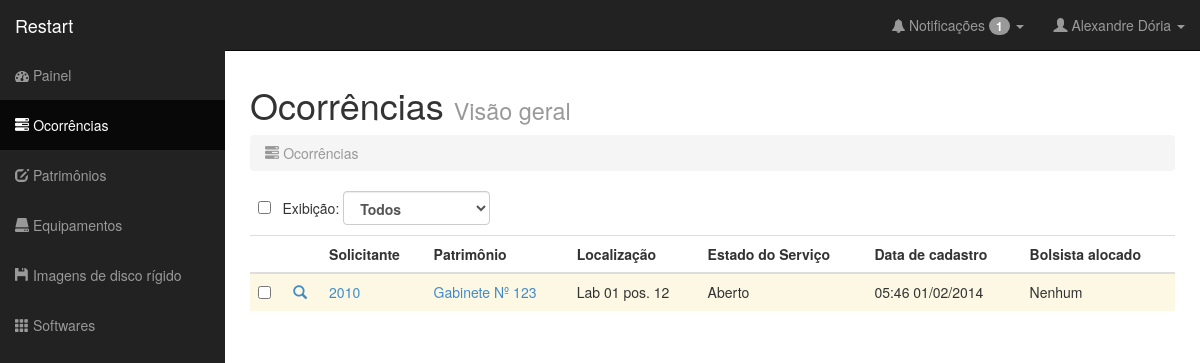
The app's page /ocorrencias.php (signed in) with its own data.
### tables this page shows
CREATE TABLE IF NOT EXISTS `Ocorrencia` (
  `id` INT NOT NULL AUTO_INCREMENT,
  `descricao` VARCHAR(350) NOT NULL,
  `estado_servico` SMALLINT NOT NULL,
  `data_cadastro` TIMESTAMP NOT NULL,
  `data_previa` TIMESTAMP NULL,
  `data_entrega` TIMESTAMP NULL,
  `data_atualizacao` TIMESTAMP NULL,
  `data_atendimento` TIMESTAMP NULL,
  `bolsista_alocado` VARCHAR(16) NULL,
  `Patrimonio_num_patrimonio` VARCHAR(45) NOT NULL,
  `Usuario_matricula` VARCHAR(16) NOT NULL,
  PRIMARY KEY (`id`),
  INDEX `fk_Chamado_Patrimonio1_idx` (`Patrimonio_num_patrimonio` ASC),
  INDEX `fk_Ocorrencia_Usuario1_idx` (`Usuario_matricula` ASC),
  CONSTRAINT `fk_Chamado_Patrimonio1`
    FOREIGN KEY (`Patrimonio_num_patrimonio`)
    REFERENCES `Patrimonio` (`num_patrimonio`)
    ON DELETE NO ACTION
    ON UPDATE NO ACTION,
  CONSTRAINT `fk_Ocorrencia_Usuario1`
    FOREIGN KEY (`Usuario_matricula`)
    REFERENCES `Usuario` (`matricula`)
    ON DELETE NO ACTION
    ON UPDATE NO ACTION);

CREATE TABLE IF NOT EXISTS `Patrimonio` (
  `num_patrimonio` VARCHAR(45) NOT NULL,
  `num_posicionamento` SMALLINT NOT NULL,
  `situacao` SMALLINT NOT NULL,
  `data_cadastro` TIMESTAMP NOT NULL,
  `data_atualizacao` TIMESTAMP NULL,
  `Laboratorio_id` INT NOT NULL,
  `Categoria_id` INT NOT NULL,
  `Equipamento_id` INT NOT NULL,
  PRIMARY KEY (`num_patrimonio`),
  INDEX `fk_Patrimonio_Laboratorio1_idx` (`Laboratorio_id` ASC),
  INDEX `fk_Patrimonio_Categoria1_idx` (`Categoria_id` ASC),
  INDEX `fk_Patrimonio_Equipamento1_idx` (`Equipamento_id` ASC),
  CONSTRAINT `fk_Patrimonio_Laboratorio1`
    FOREIGN KEY (`Laboratorio_id`)
    REFERENCES `Laboratorio` (`id`)
    ON DELETE NO ACTION
    ON UPDATE NO ACTION,
  CONSTRAINT `fk_Patrimonio_Categoria1`
    FOREIGN KEY (`Categoria_id`)
    REFERENCES `Categoria` (`id`)
    ON DELETE NO ACTION
    ON UPDATE NO ACTION,
  CONSTRAINT `fk_Patrimonio_Equipamento1`
    FOREIGN KEY (`Equipamento_id`)
    REFERENCES `Equipamento` (`id`)
    ON DELETE NO ACTION
    ON UPDATE NO ACTION);

### classes/db.class.php (called while the page is built)
<?php
	class DB{
		var $serverDB	= 'localhost';
		var $tabelaDB	= 'restart';
		var $userDB		= 'root';
		var $senhaDB	= '';
		function conectaDB(){
			$db = new mysqli($this->serverDB, $this->userDB, $this->senhaDB, $this->tabelaDB);
			if ($db->connect_errno) {
				return false;
				die($db->connect_error);
			}
			else {
				$db->set_charset("utf8");
				return $db;
			}
		}
	}
?>

### classes/usuario.class.php (called while the page is built, shortened)
<?php
require_once 'db.class.php';
class Usuario extends DB {
	private $db;
	public function __construct(){
		$this->db = parent::conectaDB();
	}
	public function carregarSessao($matricula) {
		if ($matricula = $this->db->query("SELECT * FROM usuario WHERE matricula = '$matricula'")) {
					$dados = array();
					while ($info = $matricula->fetch_assoc()) {
						$dados['nome']	= $info['nome'];
						$dados['sobrenome']	= $info['sobrenome'];
						$dados['senha']	= $info['senha'];
						$dados['matricula']	= $info['matricula'];
						$dados['tipo_usuario']	= $info['tipo_usuario'];
						$dados['data_cadastro']	= $info['data_cadastro'];
						$dados['data_atualizacao']	= $info['data_atualizacao'];
					}
					$_SESSION['matricula']		= $dados['matricula'];
					$_SESSION['nome']	= $dados['nome'];
					$_SESSION['sobrenome']	= $dados['sobrenome'];
					$_SESSION['tipo_usuario']	= $dados['tipo_usuario'];
				}
	}
}

### classes/ocorrencia.class.php (called while the page is built, shortened)
<?php
require_once 'db.class.php';
class Ocorrencia extends DB {
	private $db;
	public function __construct(){
		$this->db = parent::conectaDB();
	}
	public function listarOcorrencias($filtro, $matricula, $tipo) {
		$sql = "SELECT o.*, u.`tipo_usuario` AS tipoUser, u.`avatar` AS avatar, u.`nome` AS nome, u.`sobrenome` AS sobrenome, p.`Laboratorio_id` AS laboratorio, p.`num_posicionamento` AS num_posicionamento, p.`Categoria_id` AS tipo FROM `ocorrencia` AS o INNER JOIN `usuario` AS u ON o.`Usuario_matricula` = u.`matricula` INNER JOIN `patrimonio` AS p ON o.`Patrimonio_num_patrimonio` = p.`num_patrimonio`";
		if ($tipo == 1){
			if ($filtro != 0 ){
				$result = $this->db->query( $sql." WHERE estado_servico = '".$filtro."' ORDER BY o.`data_cadastro` ");
			} else {
				$result	= $this->db->query($sql."ORDER BY o.`estado_servico` ");
			}
		} else if ($tipo == 2){
			if ($filtro != 0 ){
				$result = $this->db->query($sql." WHERE (estado_servico = '".$filtro."') AND (((o.`bolsista_alocado` = $matricula) AND ((o.`estado_servico` = 2) OR (o.`estado_servico` = 3) OR (o.`estado_servico` = 4))) OR (o.`estado_servico` = 1)) ORDER BY o.`data_cadastro` DESC ");
			} else {
				$result	= $this->db->query($sql." WHERE (((o.`bolsista_alocado` = $matricula) AND ((o.`estado_servico` = 2) OR (o.`estado_servico` = 3) OR (o.`estado_servico` = 4))) OR (o.`estado_servico` = 1)) ORDER BY o.`data_cadastro` DESC");
			}
		} else if ($tipo == 3){
			if ($filtro != 0 ){
				$result = $this->db->query($sql." WHERE (estado_servico = '".$filtro."') AND ( (o.`Usuario_matricula` = $matricula) AND ( (o.`estado_servico` = 2) OR (o.`estado_servico` = 3) OR (o.`estado_servico` = 1) ) )  ORDER BY o.`data_cadastro` DESC ");
			} else {
				$result	= $this->db->query($sql." WHERE ( (o.`Usuario_matricula` = $matricula) AND ( (o.`estado_servico` = 2) OR (o.`estado_servico` = 3) OR (o.`estado_servico` = 1) ) )  ORDER BY o.`data_cadastro` DESC ");
			}
		}
		if ($result) {
			if ($result->num_rows) {
				$rows				= $result->fetch_all(MYSQLI_ASSOC);
				return $rows;
			}
			else return 'Nenhuma ocorrência foi encontrada.';
		}
		else return ($this->db->error);
	}
	public function notificarOcorrencias($filtro, $matricula, $tipo) {
		$sql = "SELECT count(id) AS count, o.*, u.`tipo_usuario` AS tipoUser, u.`nome` AS nome, u.`sobrenome` AS sobrenome, p.`Laboratorio_id` AS laboratorio, p.`num_posicionamento` AS num_posicionamento, p.`Categoria_id` AS tipo FROM `ocorrencia` AS o INNER JOIN `usuario` AS u ON o.`Usuario_matricula` = u.`matricula` INNER JOIN `patrimonio` AS p ON o.`Patrimonio_num_patrimonio` = p.`num_patrimonio`";
		if ($tipo == 2){
			if ($filtro == 0){
				$result	= $this->db->query($sql."WHERE (o.`estado_servico` = 1) OR ((o.`estado_servico` = 4) AND (o.`bolsista_alocado` = $matricula))");
			} else if ($filtro == 3){
				$result	= $this->db->query($sql."WHERE ((o.`estado_servico` = 3) AND (o.`bolsista_alocado` = $matricula))");
			} else if ($filtro == 4){
				$result	= $this->db->query($sql."WHERE ((o.`estado_servico` = 4) AND (o.`bolsista_alocado` = $matricula))");
			} else if ($filtro == 1){
				$result	= $this->db->query($sql."WHERE (o.`estado_servico` = 1)");
			}
		}
		if ($result) {
			if ($result->num_rows) {
				$rows				= $result->fetch_all(MYSQLI_ASSOC);
				$count				= $this->db->query("SELECT COUNT(id) FROM ocorrencia");
				return $rows;
			}
			else return 'Nenhuma ocorrência foi encontrada.';
		}
		else return ($this->db->error);
	}
}

### ocorrencias.php (the view, shortened to what this page needs)
<?php
include 'classes/usuario.class.php';
include 'classes/log.class.php';
include 'classes/ocorrencia.class.php';
$pageTitle  = "Ocorrências &middot; Visão Geral";
  include 'nucleo/cabecario.php';
  include("nucleo/barraLateral.php");
  if (isset($_POST['filtro'])){
      $filtro = $_POST['filtro'];
  } else {
    $filtro = 0;
  }
?>
<div id="page-wrapper">
  <div class="row">
    <div class="col-lg-6">
      <h1>Ocorrências <small>Visão geral</small></h1>
    </div>
    <div class="col-lg-6" align="right">
    </div>
  </div>
  <div class="row">
    <div class="col-lg-12">
      <ol class="breadcrumb">
        <li class="active"><i class="glyphicon glyphicon-tasks"></i> Ocorrências</li>
      </ol>
    </div>
  </div>
  <div class="row">
    <div class="col-lg-12">
      <table>
        <tr>
          <td>
            &nbsp;&nbsp;<input type='checkbox' id="toggle" onClick="toggle(this)">&nbsp;&nbsp;&nbsp;Exibição:&nbsp;
          </td>
          <td>
            <form role="form" action="ocorrencias.php" method="POST">
            <select style="font-weight:bold" id="filtro" name="filtro" class="form-control" onchange="this.form.submit()">
              <option <?php if ($filtro == 0 ){echo "selected";}?> value="0">Todos</option>
            </select>
          </form>
          </td>
          <td>
          </td>
        </tr>
      </table>
      <div class="table-responsive">
        <table id="" class="table table-hover">
          <p>
            <tr>
              <th></th>
              <td></td>
              <th>Solicitante</th>
              <th>Patrimônio</th>
              <th>Localização</th>
              <th>Estado do Serviço</th>
              <th>Data de cadastro</th>
              <th>Bolsista alocado</th>
            </tr>
            <form action='ocorrencias.php' name="ocorrencia" id="ocorrencia" method='post'>
              <tbody>
                <?php
                  $listaOcorrencia    = new Ocorrencia;
                  $result     = $listaOcorrencia->listarOcorrencias($filtro, $_SESSION['matricula'], $_SESSION['tipo_usuario']);
                  if (is_array($result)) {
                    foreach ($result as $row) {
                      if ($row['tipo'] == 1){
                        $tipo = "Gabinete";
                      } if ( $row['tipo'] == 2){
                        $tipo = "Monitor";
                      } if ( $row['tipo'] == 3){
                        $tipo = "Estabilizador";
                      } if ( $row['tipo'] == 4){
                        $tipo = "Nobreak";
                      } if ( $row['tipo'] == 5){
                        $tipo = "Mesa";
                      } if ( $row['tipo'] == 6){
                        $tipo = "Cadeira";
                      } if ( $row['tipo'] == 7){
                        $tipo = "Ar-condicionador";
                      } if ( $row['tipo'] == 8){
                        $tipo = "Armário";
                      } if ( $row['tipo'] == 9){
                        $tipo = "Projetor";
                      }
                      $estado_servico = $row['estado_servico'];
                     if($estado_servico == '1'){echo "<tr id='fooTr'class='warning'>";} else if($estado_servico == '2'){echo "<tr id='fooTr'class='success'>";} else  if($estado_servico == 3){ echo "<tr id='fooTr' class='active'>";} else  if($estado_servico == 4){ echo "<tr id='fooTr' class='danger'>";}
                        if ($estado_servico == '1'){
                          $estado_servico = "Aberto";
                        } if ( $estado_servico == '2'){
                          $estado_servico = "Em andamento";
                        } if ( $estado_servico == '3'){
                          $estado_servico = "Fechado";
                        } if ( $estado_servico == '4'){
                          $estado_servico = "Incompleto";
                        }
                        echo "
                          <td ><input type='checkbox'   name='foo[]' id='foo[]' value='".$row['id']."'></td>
                          <td>
                            <a title='Ver ocorrência' href='verOcorrencia.php?o=".$row['id']."'>
                              <i class='glyphicon glyphicon-search'></i>
                            </a>
                          </td>
                          </td>";
                         echo "<td>
                            <a title='Ver usuário' target='_blank' href='verUsuario.php?m=".$row['Usuario_matricula']."'>"
                            . $row['Usuario_matricula']."
                            </a>
                          </td>
                          <td>
                            <a title='Ver patrimônio' target='_blank' href='verPatrimonio.php?p=".$row['Patrimonio_num_patrimonio']."'>"
                              . $tipo." Nº ".$row['Patrimonio_num_patrimonio']. "
                            </a>
                          </td>
                          <td> Lab 0" . $row['laboratorio']. " pos. ".$row['num_posicionamento'] ."</td>
                          <td>" . $estado_servico . "</td>
                          <td>"; if ($row['data_cadastro']===null){echo "";} else {echo date('H:i d/m/Y', strtotime($row['data_cadastro']));} echo "</td>
                          <td>"; if ($row['bolsista_alocado']===null){echo "Nenhum";} else {echo "<a title='Ver patrimônio' target='_blank' href='verPatrimonio.php?p=".$row['bolsista_alocado']."'>".$row['bolsista_alocado']."</a>";} echo "</td>";
                        echo "</tr>";
                    }
                  } else echo
                    " <tr>
                        <td></td>
                        <td>". $result."</td>
                        <td></td>
                        <td></td>
                        <td></td>
                        <td></td>
                        <td></td>
                      </tr>";
                ?>
              </tbody>
            </form>
        </table>
      </div>
    </div>
  </div>
      </div>
    </div>
  </body>
</html>

### nucleo/barraLateral.php (shortened to what this page needs)
<?php
  $sessao = new Usuario;
  $sessao->carregarSessao($_SESSION['matricula']);
?>
<nav class="navbar navbar-inverse navbar-fixed-top" role="navigation">
        <div class="navbar-header">
          <a class="navbar-brand" href="painel.php">Restart </a>
        </div>
        <div class="collapse navbar-collapse navbar-ex1-collapse">
          <ul class="nav navbar-nav side-nav">
             <li <?php if ($pageTitle == "Restart") echo "class='active'"; ?>><a href="painel.php"><i class="fa fa-dashboard"></i> Painel</a></li>
             <li <?php if (($pageTitle == "Cadastrar ocorrência") || ($pageTitle == "Ocorrências &middot; Visão Geral")) echo "class='active'"; ?>><a href="ocorrencias.php"><i class="glyphicon glyphicon-tasks"></i> Ocorrências</a></li>
             <?php
                if (($_SESSION['tipo_usuario'] == 1) ||($_SESSION['tipo_usuario'] == 2)) {
                 echo ((($pageTitle == "Patrimônios &middot; Visão Geral") || ($pageTitle == "Cadastrar patrimônio")) ? "<li class='active'>" : "<li>");
                  echo "<a href='patrimonios.php'><i class='glyphicon glyphicon-edit'></i> Patrimônios</a></li>";
                }
              ?>
              <?php
                if (($_SESSION['tipo_usuario'] == 1) ||($_SESSION['tipo_usuario'] == 2)) {
                 echo ((($pageTitle == "Equipamentos &middot; Visão Geral") || ($pageTitle == "Cadastrar equipamento") || ($pageTitle == "Cadastrar categoria") || ($pageTitle == "Categorias") || ($pageTitle == "Alterar categoria")) ? "<li class='active'>" : "<li>");
                  echo "<a href='equipamentos.php'><i class='glyphicon glyphicon-hdd'></i> Equipamentos</a></li>";
                }
              ?>
              <?php
                if (($_SESSION['tipo_usuario'] == 1) ||($_SESSION['tipo_usuario'] == 2)) {
                 echo ((($pageTitle == "Imagens de disco rígido") || ($pageTitle == "Cadastrar imagem de disco rígido")) ? "<li class='active'>" : "<li>");
                  echo "<a href='imagens_HD.php'><i class='glyphicon glyphicon-floppy-disk'></i> Imagens de disco rígido</a></li>";
                }
              ?>
              <?php
                if (($_SESSION['tipo_usuario'] == 1) ||($_SESSION['tipo_usuario'] == 2)) {
                 echo ((($pageTitle == "Softwares") || ($pageTitle == "Cadastrar software")) ? "<li class='active'>" : "<li>");
                  echo "<a href='softwares.php'><i class='glyphicon glyphicon-th'></i> Softwares</a></li>";
                }
              ?>
          </ul>
          <?php
          $listaOcorrencia    = new Ocorrencia;
          $result     = $listaOcorrencia->notificarOcorrencias(0, $_SESSION['matricula'], $_SESSION['tipo_usuario']);
            if (is_array($result)) {
            foreach ($result as $row) {
              echo "<ul class='nav navbar-nav navbar-right navbar-user'>
              <li class='dropdown messages-dropdown'>
              <a href='#' class='dropdown-toggle' data-toggle='dropdown'><i class='fa fa-bell'></i> Notificações <span class='badge'>".$row['count']."</span> <b class='caret'></b></a>
              <ul class='dropdown-menu'>
           ";
          }
        }
        ?>
              </ul>
            </li>
            <li class='dropdown user-dropdown'>
              <a href='#' class='dropdown-toggle' data-toggle='dropdown'><i class='glyphicon glyphicon-user'></i> <?php echo $_SESSION['nome']." "; if(isset($_SESSION['sobrenome'])){echo $_SESSION['sobrenome'];} ?> <b class='caret'></b></a>
            </li>
          </ul>
        </div>
      </nav>

### records on screen
ocorrencia: count "1", Usuario_matricula "2010", Patrimonio_num_patrimonio.Categoria_id "Gabinete", Patrimonio_num_patrimonio "123", Patrimonio_num_patrimonio.Laboratorio_id "1", Patrimonio_num_patrimonio.num_posicionamento "12", estado_servico "Aberto", data_cadastro "05:46 01/02/2014", shows "Nenhum"

### other values on screen
$_SESSION['nome'] "Alexandre"
$_SESSION['sobrenome'] "Dória"
